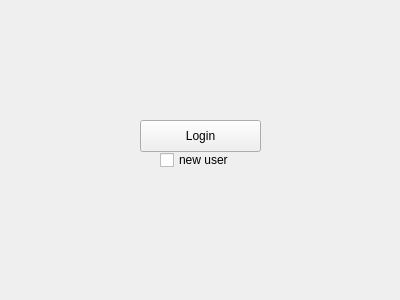
<?xml version="1.0" encoding="UTF-8"?>
<ui version="4.0">
 <class>w_login</class>
 <widget class="QWidget" name="w_login">
  <property name="geometry">
   <rect>
    <x>0</x>
    <y>0</y>
    <width>400</width>
    <height>300</height>
   </rect>
  </property>
  <property name="windowTitle">
   <string>Form</string>
  </property>
  <widget class="QPushButton" name="b_web_login">
   <property name="geometry">
    <rect>
     <x>140</x>
     <y>120</y>
     <width>121</width>
     <height>32</height>
    </rect>
   </property>
   <property name="text">
    <string>Login</string>
   </property>
  </widget>
  <widget class="QCheckBox" name="cb_new">
   <property name="geometry">
    <rect>
     <x>160</x>
     <y>150</y>
     <width>87</width>
     <height>20</height>
    </rect>
   </property>
   <property name="text">
    <string>new user</string>
   </property>
  </widget>
 </widget>
 <resources/>
 <connections/>
</ui>
